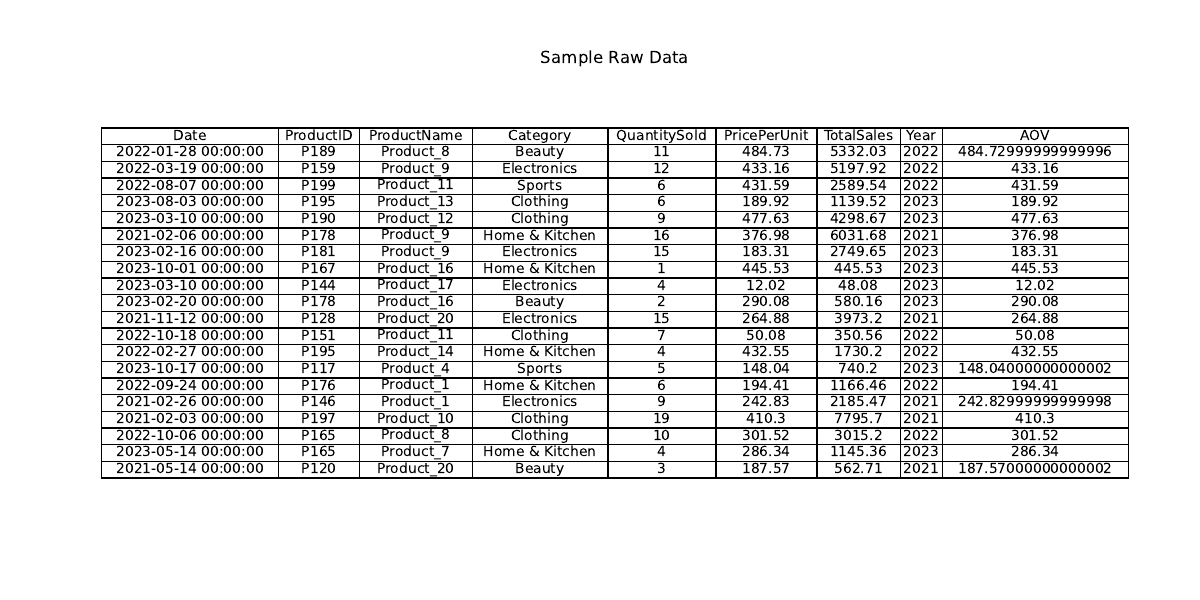

Recreate this plot in Python.
import pandas as pd
import matplotlib.pyplot as plt
from matplotlib.backends.backend_pdf import PdfPages
import os
import datetime


# Step 1: Read the CSV file
def read_data(filepath="/content/sales_data.csv"):
    """Reads the sales data from a CSV file."""
    try:
        data = pd.read_csv("/content/sales_data.csv")
        print("Data successfully loaded!")
        return data
    except Exception as e:
        print(f"Error loading file: {e}")
        return None


# Step 2: Calculate KPIs
def calculate_kpis(data):
    """Calculates yearly KPIs."""
    # Convert the 'Date' column to datetime format
    data['Date'] = pd.to_datetime(data['Date'])
    data['Year'] = data['Date'].dt.year

    # Calculate Total Sales per Category
    total_sales = data.groupby(['Year', 'Category'])['TotalSales'].sum().reset_index()

    # Calculate Return on Marketing Spend (ROMS)
    # Assuming Marketing Spend is 10% of TotalSales (just an assumption for demonstration)
    total_sales['MarketingSpend'] = total_sales['TotalSales'] * 0.10
    total_sales['ROMS'] = total_sales['TotalSales'] / total_sales['MarketingSpend']

    # Calculate Average Order Value (AOV)
    data['AOV'] = data['TotalSales'] / data['QuantitySold']
    avg_aov = data.groupby(['Year', 'Category'])['AOV'].mean().reset_index()

    print("KPIs successfully calculated!")
    return total_sales, avg_aov


# Step 3: Create Visualizations
def create_visualizations(total_sales, avg_aov):
    """Generates bar charts and visualizations."""
    visualizations = []

    # Total Sales per Category (Bar Chart)
    plt.figure(figsize=(10, 6))
    for year in total_sales['Year'].unique():
        subset = total_sales[total_sales['Year'] == year]
        plt.bar(subset['Category'], subset['TotalSales'], label=f"{year}")
    plt.title("Total Sales per Category (Yearly)")
    plt.xlabel("Category")
    plt.ylabel("Total Sales")
    plt.legend()
    plt.tight_layout()
    visualizations.append(plt.gcf())

    # Average Order Value (Line Chart)
    plt.figure(figsize=(10, 6))
    for year in avg_aov['Year'].unique():
        subset = avg_aov[avg_aov['Year'] == year]
        plt.plot(subset['Category'], subset['AOV'], marker='o', label=f"{year}")
    plt.title("Average Order Value (AOV) per Category")
    plt.xlabel("Category")
    plt.ylabel("Average Order Value (AOV)")
    plt.legend()
    plt.tight_layout()
    visualizations.append(plt.gcf())

    print("Visualizations successfully created!")
    return visualizations


# Step 4: Save Dashboard to PDF
def save_dashboard_to_pdf(data, total_sales, avg_aov, visualizations, file_name="kpi_dashboard.pdf"):
    """Saves the KPI dashboard to a PDF file."""
    with PdfPages(file_name) as pdf:
        # Add raw data
        fig, ax = plt.subplots(figsize=(12, 6))
        ax.axis('tight')
        ax.axis('off')
        table_data = data.head(20).values.tolist()
        column_headers = data.columns.tolist()
        table = ax.table(cellText=table_data, colLabels=column_headers, cellLoc='center', loc='center')
        table.auto_set_font_size(False)
        table.set_fontsize(10)
        table.auto_set_column_width(col=list(range(len(data.columns))))
        plt.title("Sample Raw Data")
        pdf.savefig(fig)
        plt.close()

        # Add KPIs as a table
        fig, ax = plt.subplots(figsize=(12, 6))
        ax.axis('tight')
        ax.axis('off')
        kpi_table_data = total_sales.values.tolist()
        kpi_column_headers = total_sales.columns.tolist()
        table = ax.table(cellText=kpi_table_data, colLabels=kpi_column_headers, cellLoc='center', loc='center')
        table.auto_set_font_size(False)
        table.set_fontsize(10)
        table.auto_set_column_width(col=list(range(len(total_sales.columns))))
        plt.title("Yearly KPIs - Total Sales, ROMS")
        pdf.savefig(fig)
        plt.close()

        # Add Visualizations
        for viz in visualizations:
            pdf.savefig(viz)

    print(f"KPI Dashboard saved as {file_name}!")


#Open Task Scheduler:

#Search "Task Scheduler" in the Windows search bar and open it.
#Create Basic Task:

#Click "Create Basic Task".
#Name the task (e.g., "KPI Dashboard Automation").
#Set Trigger:

#Choose how often you want the task to run (e.g., daily, weekly).
#Set Action:

#Select "Start a Program".
##Browse to python.exe (e.g., C:\Python39\python.exe).
#Add the script path as an argument (e.g., C:\path\to\kpi_dashboard.py).
#Finish:

#Review the settings and save.

# Main Script
if __name__ == "__main__":
    # File paths and constants
    input_file = "sales_data.csv"  # Your converted CSV file
    output_file = "kpi_dashboard.pdf"

    # Step 1: Read data
    sales_data = read_data(input_file)

    if sales_data is not None:
        # Step 2: Calculate KPIs
        total_sales_kpis, avg_aov_kpis = calculate_kpis(sales_data)

        # Step 3: Create Visualizations
        charts = create_visualizations(total_sales_kpis, avg_aov_kpis)

        # Step 4: Save to PDF
        save_dashboard_to_pdf(sales_data, total_sales_kpis, avg_aov_kpis, charts, output_file)